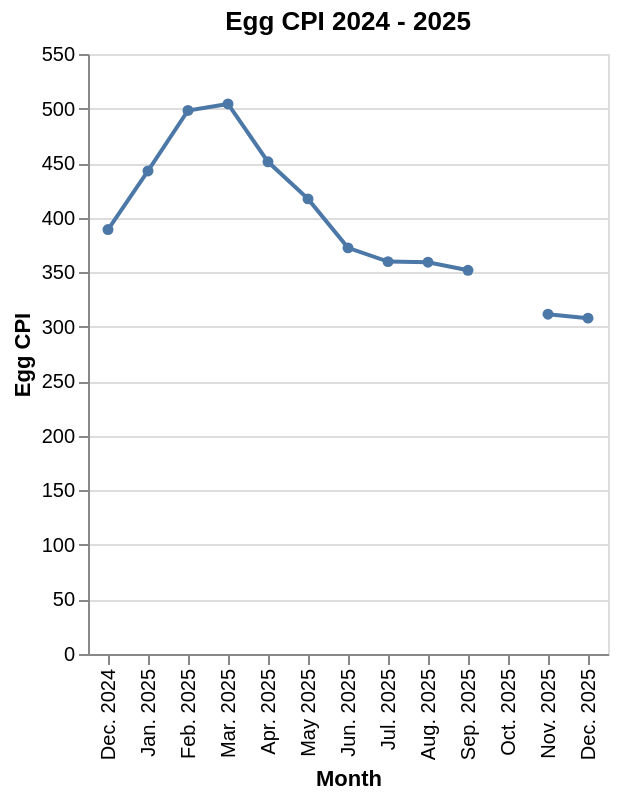

Here is the notebook cell this chart was saved with:
### Code cell
#obverving egg prices 2024 -2025
df = pd.read_excel(file, sheet_name="US", header=None)

eggs = pd.DataFrame({
    "Month": df.iloc[4, 3:16].str.replace("\n", " "),
    "Egg CPI": pd.to_numeric(df.iloc[57, 3:16], errors="coerce")
})

eggs = eggs.reset_index(drop=True)

alt.Chart(eggs).mark_line(point=True).encode(
    x=alt.X("Month:O", sort=None),
    y=alt.Y("Egg CPI:Q"),
    tooltip=["Month", "Egg CPI"]
).properties(
    title="Egg CPI 2024 - 2025",
)

### Figure 1 — Vega-Lite specification as saved in the notebook (floating-point values rounded to 4 significant figures)
{"config": {"view": {"continuousWidth": 300, "continuousHeight": 300}}, "data": {"name": "data-cdd3af253550084595350b1ece7e356d"}, "mark": {"type": "line", "point": true}, "encoding": {"tooltip": [{"field": "Month", "type": "nominal"}, {"field": "Egg CPI", "type": "quantitative"}], "x": {"field": "Month", "sort": null, "type": "ordinal"}, "y": {"field": "Egg CPI", "type": "quantitative"}}, "title": "Egg CPI 2024 - 2025", "$schema": "https://vega.github.io/schema/vega-lite/v6.4.1.json", "datasets": {"data-cdd3af253550084595350b1ece7e356d": [{"Month": "Dec. 2024", "Egg CPI": 389.1}, {"Month": "Jan. 2025", "Egg CPI": 442.8}, {"Month": "Feb. 2025", "Egg CPI": 498.2}, {"Month": "Mar. 2025", "Egg CPI": 504.2}, {"Month": "Apr. 2025", "Egg CPI": 451.2}, {"Month": "May 2025", "Egg CPI": 417.2}, {"Month": "Jun. 2025", "Egg CPI": 372.3}, {"Month": "Jul. 2025", "Egg CPI": 359.7}, {"Month": "Aug. 2025", "Egg CPI": 359.1}, {"Month": "Sep. 2025", "Egg CPI": 351.7}, {"Month": "Oct. 2025", "Egg CPI": null}, {"Month": "Nov. 2025", "Egg CPI": 311.5}, {"Month": "Dec. 2025", "Egg CPI": 307.9}]}}
